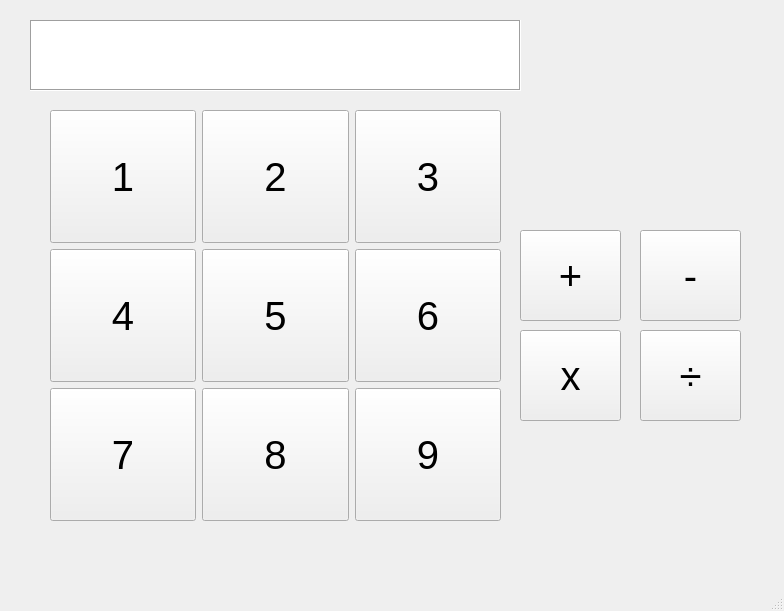
<?xml version="1.0" encoding="UTF-8"?>
<ui version="4.0">
 <class>MainWindow</class>
 <widget class="QMainWindow" name="MainWindow">
  <property name="geometry">
   <rect>
    <x>0</x>
    <y>0</y>
    <width>784</width>
    <height>611</height>
   </rect>
  </property>
  <property name="focusPolicy">
   <enum>Qt::FocusPolicy::ClickFocus</enum>
  </property>
  <property name="windowTitle">
   <string>MainWindow</string>
  </property>
  <widget class="QWidget" name="centralwidget">
   <widget class="QPlainTextEdit" name="NumberInput">
    <property name="geometry">
     <rect>
      <x>30</x>
      <y>20</y>
      <width>491</width>
      <height>71</height>
     </rect>
    </property>
    <property name="font">
     <font>
      <pointsize>24</pointsize>
      <italic>false</italic>
      <bold>true</bold>
      <underline>false</underline>
      <strikeout>false</strikeout>
      <kerning>true</kerning>
      <hintingpreference>PreferDefaultHinting</hintingpreference>
     </font>
    </property>
    <property name="focusPolicy">
     <enum>Qt::FocusPolicy::ClickFocus</enum>
    </property>
    <property name="frameShape">
     <enum>QFrame::Shape::Box</enum>
    </property>
    <property name="lineWidth">
     <number>1</number>
    </property>
    <property name="tabChangesFocus">
     <bool>false</bool>
    </property>
    <property name="plainText">
     <string/>
    </property>
   </widget>
   <widget class="QPushButton" name="Plusbutton">
    <property name="geometry">
     <rect>
      <x>520</x>
      <y>230</y>
      <width>101</width>
      <height>91</height>
     </rect>
    </property>
    <property name="font">
     <font>
      <pointsize>30</pointsize>
     </font>
    </property>
    <property name="text">
     <string>+</string>
    </property>
   </widget>
   <widget class="QPushButton" name="MinusButton">
    <property name="geometry">
     <rect>
      <x>640</x>
      <y>230</y>
      <width>101</width>
      <height>91</height>
     </rect>
    </property>
    <property name="font">
     <font>
      <pointsize>30</pointsize>
     </font>
    </property>
    <property name="text">
     <string>-</string>
    </property>
   </widget>
   <widget class="QPushButton" name="DivideButton">
    <property name="geometry">
     <rect>
      <x>640</x>
      <y>330</y>
      <width>101</width>
      <height>91</height>
     </rect>
    </property>
    <property name="font">
     <font>
      <pointsize>30</pointsize>
     </font>
    </property>
    <property name="text">
     <string>÷</string>
    </property>
   </widget>
   <widget class="QPushButton" name="MultiplyButton">
    <property name="geometry">
     <rect>
      <x>520</x>
      <y>330</y>
      <width>101</width>
      <height>91</height>
     </rect>
    </property>
    <property name="font">
     <font>
      <pointsize>30</pointsize>
     </font>
    </property>
    <property name="text">
     <string>x</string>
    </property>
   </widget>
   <widget class="QWidget" name="gridLayoutWidget">
    <property name="geometry">
     <rect>
      <x>50</x>
      <y>110</y>
      <width>451</width>
      <height>411</height>
     </rect>
    </property>
    <layout class="QGridLayout" name="NumbersGrid">
     <item row="1" column="1">
      <widget class="QPushButton" name="Num5">
       <property name="sizePolicy">
        <sizepolicy hsizetype="Expanding" vsizetype="Expanding">
         <horstretch>0</horstretch>
         <verstretch>0</verstretch>
        </sizepolicy>
       </property>
       <property name="font">
        <font>
         <pointsize>30</pointsize>
        </font>
       </property>
       <property name="text">
        <string>5</string>
       </property>
      </widget>
     </item>
     <item row="1" column="2">
      <widget class="QPushButton" name="Num6">
       <property name="sizePolicy">
        <sizepolicy hsizetype="Expanding" vsizetype="Expanding">
         <horstretch>0</horstretch>
         <verstretch>0</verstretch>
        </sizepolicy>
       </property>
       <property name="font">
        <font>
         <pointsize>30</pointsize>
        </font>
       </property>
       <property name="text">
        <string>6</string>
       </property>
      </widget>
     </item>
     <item row="2" column="1">
      <widget class="QPushButton" name="Num8">
       <property name="sizePolicy">
        <sizepolicy hsizetype="Expanding" vsizetype="Expanding">
         <horstretch>0</horstretch>
         <verstretch>0</verstretch>
        </sizepolicy>
       </property>
       <property name="font">
        <font>
         <pointsize>30</pointsize>
        </font>
       </property>
       <property name="text">
        <string>8</string>
       </property>
      </widget>
     </item>
     <item row="2" column="2">
      <widget class="QPushButton" name="Num9">
       <property name="sizePolicy">
        <sizepolicy hsizetype="Expanding" vsizetype="Expanding">
         <horstretch>0</horstretch>
         <verstretch>0</verstretch>
        </sizepolicy>
       </property>
       <property name="font">
        <font>
         <pointsize>30</pointsize>
        </font>
       </property>
       <property name="text">
        <string>9</string>
       </property>
      </widget>
     </item>
     <item row="0" column="0">
      <widget class="QPushButton" name="Num1">
       <property name="sizePolicy">
        <sizepolicy hsizetype="Expanding" vsizetype="Expanding">
         <horstretch>0</horstretch>
         <verstretch>0</verstretch>
        </sizepolicy>
       </property>
       <property name="font">
        <font>
         <pointsize>30</pointsize>
        </font>
       </property>
       <property name="text">
        <string>1</string>
       </property>
      </widget>
     </item>
     <item row="0" column="1">
      <widget class="QPushButton" name="Num2">
       <property name="sizePolicy">
        <sizepolicy hsizetype="Expanding" vsizetype="Expanding">
         <horstretch>0</horstretch>
         <verstretch>0</verstretch>
        </sizepolicy>
       </property>
       <property name="font">
        <font>
         <pointsize>30</pointsize>
        </font>
       </property>
       <property name="text">
        <string>2</string>
       </property>
      </widget>
     </item>
     <item row="1" column="0">
      <widget class="QPushButton" name="Num4">
       <property name="sizePolicy">
        <sizepolicy hsizetype="Expanding" vsizetype="Expanding">
         <horstretch>0</horstretch>
         <verstretch>0</verstretch>
        </sizepolicy>
       </property>
       <property name="font">
        <font>
         <pointsize>30</pointsize>
        </font>
       </property>
       <property name="text">
        <string>4</string>
       </property>
      </widget>
     </item>
     <item row="2" column="0">
      <widget class="QPushButton" name="Num7">
       <property name="sizePolicy">
        <sizepolicy hsizetype="Expanding" vsizetype="Expanding">
         <horstretch>0</horstretch>
         <verstretch>0</verstretch>
        </sizepolicy>
       </property>
       <property name="font">
        <font>
         <pointsize>30</pointsize>
        </font>
       </property>
       <property name="text">
        <string>7</string>
       </property>
      </widget>
     </item>
     <item row="0" column="2">
      <widget class="QPushButton" name="Num3">
       <property name="sizePolicy">
        <sizepolicy hsizetype="Expanding" vsizetype="Expanding">
         <horstretch>0</horstretch>
         <verstretch>0</verstretch>
        </sizepolicy>
       </property>
       <property name="font">
        <font>
         <pointsize>30</pointsize>
        </font>
       </property>
       <property name="text">
        <string>3</string>
       </property>
      </widget>
     </item>
    </layout>
   </widget>
  </widget>
  <widget class="QMenuBar" name="menubar">
   <property name="geometry">
    <rect>
     <x>0</x>
     <y>0</y>
     <width>784</width>
     <height>25</height>
    </rect>
   </property>
  </widget>
  <widget class="QStatusBar" name="statusbar"/>
 </widget>
 <resources/>
 <connections/>
</ui>
